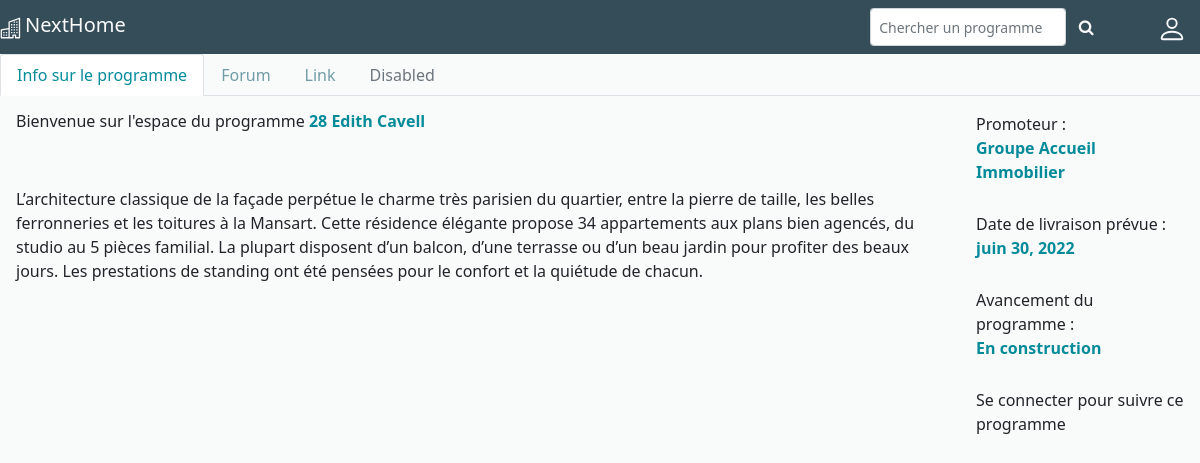
The page /monimmo/28-edith-cavell/1/ on the database its author committed.
### monimmo/models.py (models this page shows, shortened)
class Programme(models.Model):
    LIVRAISON_STATUTS = ((1, "En commercialisation"), (2, "En construction"), (3, "Terminé"))
    promoteur = models.ForeignKey(Promoteur, on_delete=models.CASCADE)
    nom = models.CharField(max_length=40)
    description = models.CharField(max_length=500, blank=True, null=True)
    date_livraison_ini = models.DateField("Date de livraison initiale")
    date_livraison_act = models.DateField("Date de livraison prévue", blank=True, null=True)
    statut = models.IntegerField(choices=LIVRAISON_STATUTS)
    slug = AutoSlugField(populate_from='nom', always_update=True, max_length=255, editable=True, blank=True)
    owner = models.ManyToManyField(User, through="Reservation")
    def get_absolute_url_themes(self):
        return reverse('consult_themes',
                       args=[self.slug, self.pk])

class Promoteur(models.Model):
    nom = models.CharField(max_length=40)
    description = models.TextField(max_length=1000)
    def __str__(self):
        return self.nom

### monimmo/views.py (the view)
# urls.py: path('<slug:slug>/<int:pk>/', Detail_view.as_view(), name="detail_programme"),
class Detail_view(DetailView):
    model = Programme
    template_name = 'monimmo/pages/detail_programme.html'

### monimmo/templates/monimmo/pages/detail_programme.html (shortened to what this page needs)
{% extends "monimmo/base.html" %}
{% load static %}
{% block content %}
<ul class="nav nav-tabs">
  <li class="nav-item">
    <a class="nav-link active" href="#">Info sur le programme</a>
  </li>
  <li class="nav-item">
    <a class="nav-link" href={{programme.get_absolute_url_themes}}>Forum</a>
  </li>
  <li class="nav-item">
    <a class="nav-link" href="#">Link</a>
  </li>
  <li class="nav-item">
    <a class="nav-link disabled" href="#" tabindex="-1" aria-disabled="true">Disabled</a>
  </li>
</ul>
<div class="detail_programme">
  <div class="card-body">
    <h3> Bienvenue sur l'espace du programme <strong>{{programme.nom}}</strong></h3>
    <br>
    <p1>{{programme.description}}</p1>
  </div>
  <div class="card-body">
    <p> Promoteur : <br> <strong> {{programme.promoteur}} </strong> </p>
    <p> Date de livraison prévue : <br> <strong>{{programme.date_livraison_act}}</strong> <br></p>
    <p> Avancement du programme : <br> <strong> {{programme.get_statut_display }}  </strong> </p>
    {% if user.is_authenticated %}
      {% if user not in programme.owner.all %}
          <input type="submit" class="btn btn-dark" value="Suivre">
      {% else %}
    <form action="reservation/">
        <input type="submit" class="btn btn-dark submitbutton" value="Ajouter une réservation">
    </form>
       {% endif %}
    {% else %}
    <p> Se connecter pour suivre ce programme</p>
    {% endif %}
  </div>
</div>
{% endblock content %}

### monimmo/static/monimmo/style.css (style rules this page uses)
.site_background { background-color: #f9fafa; height: 100vh; }
h3 { font-size: medium; }
a { color: black; }
strong { font-weight : bold; color: #048B9A; }
.nav-link.active { color: #048B9A !important; }
.nav-link { color : #709CA7; }
.detail_programme { display: grid; grid-template-columns: 4fr 1fr; height: 100vh; weight:100vh; }
.card-body { display : flex; flex-direction: column; gap: 12px; }

### rows shown on the page
Programme: nom "28 Edith Cavell", description "L’architecture classique de la façade perpétue le charme très parisien du quartier, entre la pierre de taille, les belles ferronneries et les toitures à la Mansart. Cette résidence élégante propose 34 appartements aux plans bien agencés, du studio au 5 pièces familial. La plupart disposent d’un balcon, d’une terrasse ou d’un beau jardin pour profiter des beaux jours. Les prestations de standing ont été pensées pour le confort et la quiétude de chacun.", promoteur "Groupe Accueil Immobilier", date_livraison_act "juin 30, 2022", statut "En construction"
